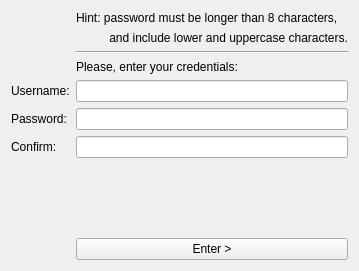
   <widget class="QWidget" name="formLayoutWidget14">
    <property name="geometry">
     <rect>
      <x>630</x>
      <y>280</y>
      <width>131</width>
      <height>271</height>
     </rect>
    </property>
    <layout class="QFormLayout" name="formLayout14">
     <property name="fieldGrowthPolicy">
      <enum>QFormLayout::AllNonFixedFieldsGrow</enum>
     </property>
     <item row="0" column="1">
      <widget class="QLabel" name="label_514">
       <property name="text">
        <string>Hint: password must be longer than 8 characters,</string>
       </property>
       <property name="scaledContents">
        <bool>false</bool>
       </property>
      </widget>
     </item>
     <item row="3" column="1">
      <widget class="QLabel" name="label_314">
       <property name="text">
        <string>Please, enter your credentials:</string>
       </property>
       <property name="textFormat">
        <enum>Qt::RichText</enum>
       </property>
      </widget>
     </item>
     <item row="4" column="0">
      <widget class="QLabel" name="label14">
       <property name="text">
        <string>Username:</string>
       </property>
      </widget>
     </item>
     <item row="4" column="1">
      <widget class="QLineEdit" name="le_username14"/>
     </item>
     <item row="5" column="0">
      <widget class="QLabel" name="label_214">
       <property name="text">
        <string>Password:</string>
       </property>
      </widget>
     </item>
     <item row="5" column="1">
      <widget class="QLineEdit" name="le_password14"/>
     </item>
     <item row="6" column="0">
      <widget class="QLabel" name="label_414">
       <property name="text">
        <string>Confirm:</string>
       </property>
      </widget>
     </item>
     <item row="6" column="1">
      <widget class="QLineEdit" name="le_confirm14"/>
     </item>
     <item row="7" column="1">
      <spacer name="verticalSpacer">
       <property name="orientation">
        <enum>Qt::Vertical</enum>
       </property>
       <property name="sizeHint" stdset="0">
        <size>
         <width>20</width>
         <height>40</height>
        </size>
       </property>
      </spacer>
     </item>
     <item row="8" column="1">
      <widget class="QPushButton" name="pb_enter14">
       <property name="text">
        <string>Enter &gt;</string>
       </property>
      </widget>
     </item>
     <item row="1" column="1">
      <widget class="QLabel" name="label_614">
       <property name="text">
        <string>          and include lower and uppercase characters.</string>
       </property>
       <property name="scaledContents">
        <bool>false</bool>
       </property>
      </widget>
     </item>
     <item row="2" column="1">
      <widget class="Line" name="line">
       <property name="orientation">
        <enum>Qt::Horizontal</enum>
       </property>
      </widget>
     </item>
    </layout>
   </widget>
